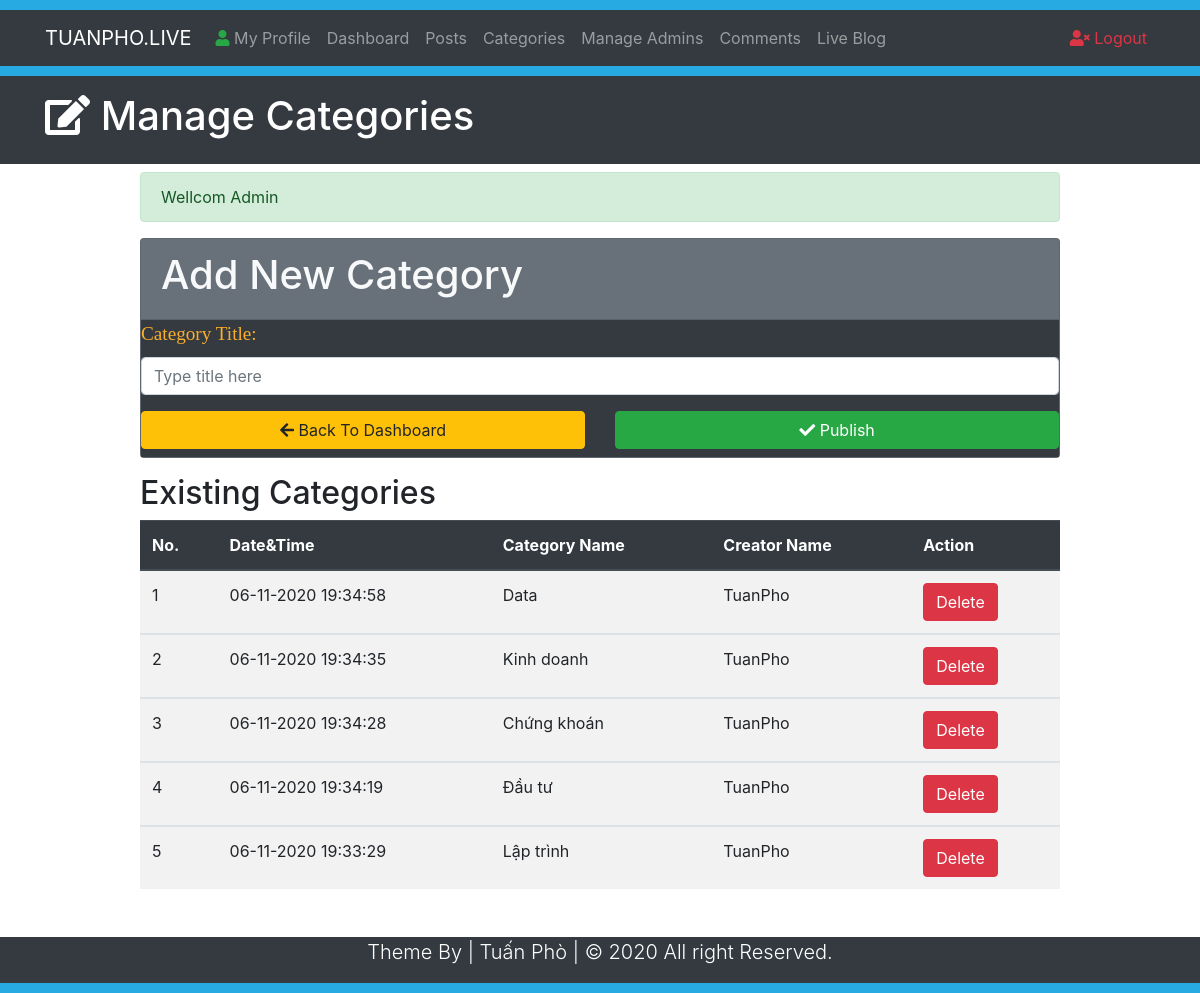
The app's page /Categories.php (signed in) with its own data.
### tables this page shows
CREATE TABLE `category` (
  `id` int(10) NOT NULL,
  `title` varchar(50) NOT NULL,
  `author` varchar(50) NOT NULL,
  `datetime` varchar(50) NOT NULL
);

### Categories.php (the view, shortened to what this page needs)
<?php
require_once 'Includes/Sessions.php';
?>
<!DOCTYPE html>
<html lang="en">
<head>
	<link rel="stylesheet" href="https://use.fontawesome.com/releases/v5.14.0/css/all.css">
	<link rel="stylesheet" href="https://stackpath.bootstrapcdn.com/bootstrap/4.5.2/css/bootstrap.min.css">
	<link rel="stylesheet" href="Css/Style.css">
</head>
<body>
	<div style="height: 10px; background: #27aae1"></div>
	<nav class="navbar navbar-expand-lg navbar-dark bg-dark">
		<div class="container">
			<a href="#" class="navbar-brand">TUANPHO.LIVE</a>
			<div class="collapse navbar-collapse" id="navbarcollapseCMS">
				<ul class="navbar-nav mr-auto">
					<li class="nav-item"><a href="MyProfile.php" class="nav-link"><i class="fas fa-user text-success"></i> My Profile</a></li>
					<li class="nav-item"><a href="Dashboard.php" class="nav-link">Dashboard</a></li>
					<li class="nav-item"><a href="Posts.php" class="nav-link">Posts</a></li>
					<li class="nav-item"><a href="Categories.php" class="nav-link">Categories</a></li>
					<li class="nav-item"><a href="Admins.php" class="nav-link">Manage Admins</a></li>
					<li class="nav-item"><a href="Comments.php" class="nav-link">Comments</a></li>
					<li class="nav-item"><a href="Blog.php" class="nav-link">Live Blog</a></li>
				</ul>
				<ul class="navbar-nav ml-auto">
					<li class="nav-item"><a href="Logout.php" class="nav-link text-danger"><i class="fas fa-user-times"></i> Logout</a></li>
				</ul>
			</div>
		</div>
	</nav>
	<div style="height: 10px; background: #27aae1"></div>
	<header class="bg-dark text-white py-3">
		<div class="container">
			<div class="row">
				<div class="col-md-12">
					<h1><i class="fas fa-edit"></i> Manage Categories</h1>
				</div>
			</div>
		</div>
	</header>
	<section class="container py-2 mb-4">
		<div class="row">
			<div class="offset-lg-1 col-lg-10" style="min-height: 400px;">
				<?php
				echo SuccessMessage();
				?>
				<form action="Categories.php" method="post">
					<div class="card bg-secondary text-light mb-3">
						<div class="card-header">
							<h1>Add New Category</h1>
						</div>
						<div class="card-boy bg-dark">
							<div class="form-group">
								<label for="title"><span class="FieldInfo">Category Title:</span></label>
								<input class="form-control" type="text" name="CategoryTitle" value="" id="title" placeholder="Type title here">
							</div>
							<div class="row">
								<div class="col-lg-6 mb-2">
									<a href="Dashboard.php" class="btn btn-warning btn-block"><i class="fas fa-arrow-left"></i> Back To Dashboard</a>
								</div>
								<div class="col-lg-6 mb-2">
									<button type="submit" class="btn btn-success btn-block" name="Submit">
										<i class="fas fa-check"></i> Publish
									</button>
								</div>
							</div>
						</div>
					</div>
				</form>
				<h2>Existing Categories</h2>
				<table class="table table-striped table-hover">
					<thead class="thead-dark">
						<tr>
							<th>No. </th>
							<th>Date&Time</th>
							<th>Category Name</th>
							<th>Creator Name</th>
							<th>Action</th>
						</tr>
					</thead>
					<?php
					global $ConnectingDB;
					$sql = "SELECT * FROM category ORDER BY id DESC";
					$Execute  = $ConnectingDB->query($sql);
					$SrNo = 0;
					while ($DataRows = $Execute->fetch()) {
					    $CategoryId = $DataRows['id'];
					    $CategoryDate = $DataRows['datetime'];
					    $CategoryName = $DataRows['title'];
					    $CreatorName = $DataRows['author'];
					    $SrNo++;
					?>
					<tbody>
						<tr>
							<td><?= htmlentities($SrNo); ?></td>
							<td><?= htmlentities($CategoryDate); ?></td>
							<td><?= htmlentities($CategoryName); ?></td>
							<td><?= htmlentities($CreatorName); ?></td>
							<td><a href="DeleteCategory.php?id=<?= $CategoryId; ?>" class="btn btn-danger">Delete</a></td>
						</tr>
					</tbody>
					<?php } ?>
				</table>
			</div>
		</div>
	</section>
	<footer class="bg-dark text-white">
		<div class="container">
			<div class="row">
				<div class="col">
					<p class="lead text-center">Theme By | Tuấn Phò | &copy; <span id="year"></span> All right Reserved.</p>
				</div>
			</div>
		</div>
	</footer>
	<div style="height: 10px; background: #27aae1"></div>
</body>
</html>

### Css/Style.css (style rules this page uses)
.FieldInfo { color: rgb(251, 174, 44); font-family: Bitter, Georgia, "Times New Roman", Times, serif; font-size: 1.2em; }

### records on screen
category: datetime "06-11-2020 19:34:58", title "Data", author "TuanPho"
category: datetime "06-11-2020 19:34:35", title "Kinh doanh", author "TuanPho"
category: datetime "06-11-2020 19:34:28", title "Chứng khoán", author "TuanPho"
category: datetime "06-11-2020 19:34:19", title "Đầu tư", author "TuanPho"
category: datetime "06-11-2020 19:33:29", title "Lập trình", author "TuanPho"

### other values on screen
SuccessMessage() "Wellcom Admin"
